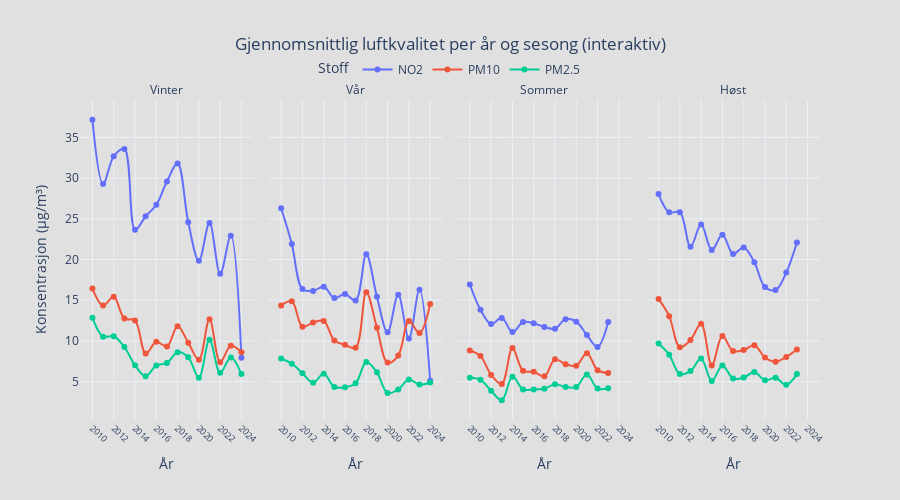

Notebook code cell kept with this figure:
### Markdown cell above
#### **Figur 7: Årlig Utvikling i Luftkvalitet per Sesong (Interaktiv)**

Denne figuren viser en interaktiv tidsserie av gjennomsnittlig luftkvaliteten fra 2010 til 2024, delt opp i fire paneler – ett for hver sesong. Den viser gjennomsnittlig nivå av NO₂, PM10 og PM2.5 hvert år. Dette gir en detaljert oversikt over hvordan luftforurensningen har utviklet seg år for år, sesong for sesong.

**Figurens formål:**
* Følge utviklingen av de tre forurensningskomponentene over tid.
* Sammenligne trendene i de ulike sesongene.
* Se hvordan nivåene av NO₂, PM10 og PM2.5 henger sammen innen hver sesong over årene.


- **Lesbarhet:** Brukeren kan enkelt navigere og hente ut detaljer fra ulike perioder.
- **Estetikk:** Interaktiv layout og fargebruk gir oversikt og dybde.
- **Formidling:** Fremhever tydelige sesongvariasjoner og gir god støtte til analysen av typiske og ekstreme verdier.

### Code cell
from data_visualizations.nilu_visualization.interactive_seasonal import plot_seasonal_air_quality
plot_seasonal_air_quality("../data/clean/cleaned_data_nilu.json")

### Figure 1 — Plotly figure (JSON) as saved in the notebook; plotly's stock layout.template omitted (floating-point values rounded to 4 significant figures)
{"data": [{"hovertemplate": "Pollutant=NO2<br>season=Vinter<br>År=%{x}<br>Konsentrasjon (µg/m³)=%{y}<extra></extra>", "legendgroup": "NO2", "line": {"color": "#636efa", "dash": "solid", "shape": "spline"}, "marker": {"symbol": "circle"}, "mode": "lines+markers", "name": "NO2", "orientation": "v", "showlegend": true, "type": "scatter", "x": [2010.0, 2011.0, 2012.0, 2013.0, 2014.0, 2015.0, 2016.0, 2017.0, 2018.0, 2019.0, 2020.0, 2021.0, 2022.0, 2023.0, 2024.0], "xaxis": "x", "y": [37.16, 29.28, 32.68, 33.57, 23.65, 25.31, 26.72, 29.59, 31.79, 24.58, 19.83, 24.47, 18.24, 22.91, 7.938], "yaxis": "y"}, {"hovertemplate": "Pollutant=PM10<br>season=Vinter<br>År=%{x}<br>Konsentrasjon (µg/m³)=%{y}<extra></extra>", "legendgroup": "PM10", "line": {"color": "#EF553B", "dash": "solid", "shape": "spline"}, "marker": {"symbol": "circle"}, "mode": "lines+markers", "name": "PM10", "orientation": "v", "showlegend": true, "type": "scatter", "x": [2010.0, 2011.0, 2012.0, 2013.0, 2014.0, 2015.0, 2016.0, 2017.0, 2018.0, 2019.0, 2020.0, 2021.0, 2022.0, 2023.0, 2024.0], "xaxis": "x", "y": [16.43, 14.34, 15.42, 12.75, 12.52, 8.448, 9.888, 9.328, 11.81, 9.789, 7.681, 12.68, 7.396, 9.4, 8.619], "yaxis": "y"}, {"hovertemplate": "Pollutant=PM2.5<br>season=Vinter<br>År=%{x}<br>Konsentrasjon (µg/m³)=%{y}<extra></extra>", "legendgroup": "PM2.5", "line": {"color": "#00cc96", "dash": "solid", "shape": "spline"}, "marker": {"symbol": "circle"}, "mode": "lines+markers", "name": "PM2.5", "orientation": "v", "showlegend": true, "type": "scatter", "x": [2010.0, 2011.0, 2012.0, 2013.0, 2014.0, 2015.0, 2016.0, 2017.0, 2018.0, 2019.0, 2020.0, 2021.0, 2022.0, 2023.0, 2024.0], "xaxis": "x", "y": [12.83, 10.52, 10.57, 9.254, 7.003, 5.66, 6.991, 7.288, 8.616, 7.982, 5.476, 10.15, 6.09, 7.978, 5.925], "yaxis": "y"}, {"hovertemplate": "Pollutant=NO2<br>season=Vår<br>År=%{x}<br>Konsentrasjon (µg/m³)=%{y}<extra></extra>", "legendgroup": "NO2", "line": {"color": "#636efa", "dash": "solid", "shape": "spline"}, "marker": {"symbol": "circle"}, "mode": "lines+markers", "name": "NO2", "orientation": "v", "showlegend": false, "type": "scatter", "x": [2010.0, 2011.0, 2012.0, 2013.0, 2014.0, 2015.0, 2016.0, 2017.0, 2018.0, 2019.0, 2020.0, 2021.0, 2022.0, 2023.0, 2024.0], "xaxis": "x2", "y": [26.28, 21.91, 16.38, 16.15, 16.65, 15.26, 15.76, 14.95, 20.66, 15.41, 11.07, 15.67, 10.3, 16.28, 5.11], "yaxis": "y2"}, {"hovertemplate": "Pollutant=PM10<br>season=Vår<br>År=%{x}<br>Konsentrasjon (µg/m³)=%{y}<extra></extra>", "legendgroup": "PM10", "line": {"color": "#EF553B", "dash": "solid", "shape": "spline"}, "marker": {"symbol": "circle"}, "mode": "lines+markers", "name": "PM10", "orientation": "v", "showlegend": false, "type": "scatter", "x": [2010.0, 2011.0, 2012.0, 2013.0, 2014.0, 2015.0, 2016.0, 2017.0, 2018.0, 2019.0, 2020.0, 2021.0, 2022.0, 2023.0, 2024.0], "xaxis": "x2", "y": [14.35, 14.88, 11.74, 12.26, 12.45, 10.05, 9.528, 9.157, 15.99, 11.62, 7.34, 8.202, 12.45, 10.96, 14.54], "yaxis": "y2"}, {"hovertemplate": "Pollutant=PM2.5<br>season=Vår<br>År=%{x}<br>Konsentrasjon (µg/m³)=%{y}<extra></extra>", "legendgroup": "PM2.5", "line": {"color": "#00cc96", "dash": "solid", "shape": "spline"}, "marker": {"symbol": "circle"}, "mode": "lines+markers", "name": "PM2.5", "orientation": "v", "showlegend": false, "type": "scatter", "x": [2010.0, 2011.0, 2012.0, 2013.0, 2014.0, 2015.0, 2016.0, 2017.0, 2018.0, 2019.0, 2020.0, 2021.0, 2022.0, 2023.0, 2024.0], "xaxis": "x2", "y": [7.849, 7.205, 6.042, 4.863, 5.957, 4.341, 4.311, 4.793, 7.418, 6.14, 3.611, 4.047, 5.257, 4.651, 4.905], "yaxis": "y2"}, {"hovertemplate": "Pollutant=NO2<br>season=Sommer<br>År=%{x}<br>Konsentrasjon (µg/m³)=%{y}<extra></extra>", "legendgroup": "NO2", "line": {"color": "#636efa", "dash": "solid", "shape": "spline"}, "marker": {"symbol": "circle"}, "mode": "lines+markers", "name": "NO2", "orientation": "v", "showlegend": false, "type": "scatter", "x": [2010.0, 2011.0, 2012.0, 2013.0, 2014.0, 2015.0, 2016.0, 2017.0, 2018.0, 2019.0, 2020.0, 2021.0, 2022.0, 2023.0], "xaxis": "x3", "y": [16.93, 13.83, 12.07, 12.83, 11.08, 12.32, 12.17, 11.71, 11.51, 12.68, 12.36, 10.72, 9.263, 12.32], "yaxis": "y3"}, {"hovertemplate": "Pollutant=PM10<br>season=Sommer<br>År=%{x}<br>Konsentrasjon (µg/m³)=%{y}<extra></extra>", "legendgroup": "PM10", "line": {"color": "#EF553B", "dash": "solid", "shape": "spline"}, "marker": {"symbol": "circle"}, "mode": "lines+markers", "name": "PM10", "orientation": "v", "showlegend": false, "type": "scatter", "x": [2010.0, 2011.0, 2012.0, 2013.0, 2014.0, 2015.0, 2016.0, 2017.0, 2018.0, 2019.0, 2020.0, 2021.0, 2022.0, 2023.0], "xaxis": "x3", "y": [8.82, 8.136, 5.829, 4.713, 9.14, 6.339, 6.212, 5.653, 7.748, 7.139, 6.956, 8.49, 6.414, 6.052], "yaxis": "y3"}, {"hovertemplate": "Pollutant=PM2.5<br>season=Sommer<br>År=%{x}<br>Konsentrasjon (µg/m³)=%{y}<extra></extra>", "legendgroup": "PM2.5", "line": {"color": "#00cc96", "dash": "solid", "shape": "spline"}, "marker": {"symbol": "circle"}, "mode": "lines+markers", "name": "PM2.5", "orientation": "v", "showlegend": false, "type": "scatter", "x": [2010.0, 2011.0, 2012.0, 2013.0, 2014.0, 2015.0, 2016.0, 2017.0, 2018.0, 2019.0, 2020.0, 2021.0, 2022.0, 2023.0], "xaxis": "x3", "y": [5.478, 5.226, 3.877, 2.716, 5.617, 4.051, 4.049, 4.137, 4.69, 4.344, 4.356, 5.891, 4.161, 4.186], "yaxis": "y3"}, {"hovertemplate": "Pollutant=NO2<br>season=Høst<br>År=%{x}<br>Konsentrasjon (µg/m³)=%{y}<extra></extra>", "legendgroup": "NO2", "line": {"color": "#636efa", "dash": "solid", "shape": "spline"}, "marker": {"symbol": "circle"}, "mode": "lines+markers", "name": "NO2", "orientation": "v", "showlegend": false, "type": "scatter", "x": [2010.0, 2011.0, 2012.0, 2013.0, 2014.0, 2015.0, 2016.0, 2017.0, 2018.0, 2019.0, 2020.0, 2021.0, 2022.0, 2023.0], "xaxis": "x4", "y": [28.04, 25.79, 25.81, 21.55, 24.28, 21.17, 23.02, 20.68, 21.48, 19.67, 16.62, 16.25, 18.4, 22.08], "yaxis": "y4"}, {"hovertemplate": "Pollutant=PM10<br>season=Høst<br>År=%{x}<br>Konsentrasjon (µg/m³)=%{y}<extra></extra>", "legendgroup": "PM10", "line": {"color": "#EF553B", "dash": "solid", "shape": "spline"}, "marker": {"symbol": "circle"}, "mode": "lines+markers", "name": "PM10", "orientation": "v", "showlegend": false, "type": "scatter", "x": [2010.0, 2011.0, 2012.0, 2013.0, 2014.0, 2015.0, 2016.0, 2017.0, 2018.0, 2019.0, 2020.0, 2021.0, 2022.0, 2023.0], "xaxis": "x4", "y": [15.16, 13.04, 9.228, 10.12, 12.11, 6.995, 10.6, 8.752, 8.874, 9.465, 7.968, 7.446, 8.041, 8.954], "yaxis": "y4"}, {"hovertemplate": "Pollutant=PM2.5<br>season=Høst<br>År=%{x}<br>Konsentrasjon (µg/m³)=%{y}<extra></extra>", "legendgroup": "PM2.5", "line": {"color": "#00cc96", "dash": "solid", "shape": "spline"}, "marker": {"symbol": "circle"}, "mode": "lines+markers", "name": "PM2.5", "orientation": "v", "showlegend": false, "type": "scatter", "x": [2010.0, 2011.0, 2012.0, 2013.0, 2014.0, 2015.0, 2016.0, 2017.0, 2018.0, 2019.0, 2020.0, 2021.0, 2022.0, 2023.0], "xaxis": "x4", "y": [9.675, 8.299, 5.95, 6.297, 7.828, 5.092, 6.992, 5.392, 5.507, 6.175, 5.164, 5.476, 4.605, 5.926], "yaxis": "y4"}], "layout": {"annotations": [{"font": {}, "showarrow": false, "text": "Vinter", "x": 0.1175, "xanchor": "center", "xref": "paper", "y": 1, "yanchor": "bottom", "yref": "paper"}, {"font": {}, "showarrow": false, "text": "Vår", "x": 0.3725, "xanchor": "center", "xref": "paper", "y": 1, "yanchor": "bottom", "yref": "paper"}, {"font": {}, "showarrow": false, "text": "Sommer", "x": 0.6275, "xanchor": "center", "xref": "paper", "y": 1, "yanchor": "bottom", "yref": "paper"}, {"font": {}, "showarrow": false, "text": "Høst", "x": 0.8825, "xanchor": "center", "xref": "paper", "y": 1, "yanchor": "bottom", "yref": "paper"}], "height": 500, "hovermode": "x unified", "legend": {"orientation": "h", "title": {"text": "Stoff"}, "tracegroupgap": 0, "x": 0.5, "xanchor": "center", "y": 1.05, "yanchor": "bottom"}, "paper_bgcolor": "#e0e0e0", "plot_bgcolor": "#e0e0e0", "title": {"text": "Gjennomsnittlig luftkvalitet per år og sesong (interaktiv)", "x": 0.5}, "xaxis": {"anchor": "y", "domain": [0, 0.235], "tickangle": 45, "tickfont": {"size": 9}, "tickmode": "array", "tickvals": [2010, 2012, 2014, 2016, 2018, 2020, 2022, 2024], "title": {"text": "År"}}, "xaxis2": {"anchor": "y2", "domain": [0.255, 0.49], "matches": "x", "tickangle": 45, "tickfont": {"size": 9}, "tickmode": "array", "tickvals": [2010, 2012, 2014, 2016, 2018, 2020, 2022, 2024], "title": {"text": "År"}}, "xaxis3": {"anchor": "y3", "domain": [0.51, 0.745], "matches": "x", "tickangle": 45, "tickfont": {"size": 9}, "tickmode": "array", "tickvals": [2010, 2012, 2014, 2016, 2018, 2020, 2022, 2024], "title": {"text": "År"}}, "xaxis4": {"anchor": "y4", "domain": [0.765, 1.0], "matches": "x", "tickangle": 45, "tickfont": {"size": 9}, "tickmode": "array", "tickvals": [2010, 2012, 2014, 2016, 2018, 2020, 2022, 2024], "title": {"text": "År"}}, "yaxis": {"anchor": "x", "domain": [0, 1], "title": {"text": "Konsentrasjon (µg/m³)"}}, "yaxis2": {"anchor": "x2", "domain": [0, 1], "matches": "y", "showticklabels": false}, "yaxis3": {"anchor": "x3", "domain": [0, 1], "matches": "y", "showticklabels": false}, "yaxis4": {"anchor": "x4", "domain": [0, 1], "matches": "y", "showticklabels": false}}}
